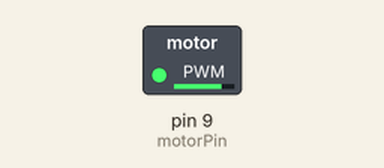
Simulated run of this sketch. Board: Arduino Uno, built with avr-gcc and run on an emulated ATmega328P. Shown: switched loads named in the sketch (green lamp = pin HIGH).

Above: at 0.1 s.
Timing chart, 0 to 1.6 s (numbered marks = the images above):
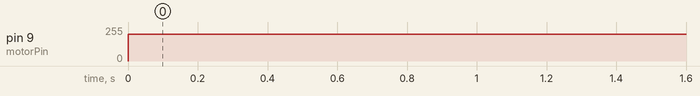

Measured:
- by itself, pin 9 (motorPin): 0/255 → 200/255 at 0.00 s

The sketch:

motor5v.ino
```cpp
int motorPin = 9, i;
void setup() {
 pinMode(motorPin, OUTPUT);
 analogWrite(motorPin,0);
}
void loop() {
  for(i=60; i<=158; i++){
    analogWrite(motorPin, 200);
    delay(5);
  }
}
```
